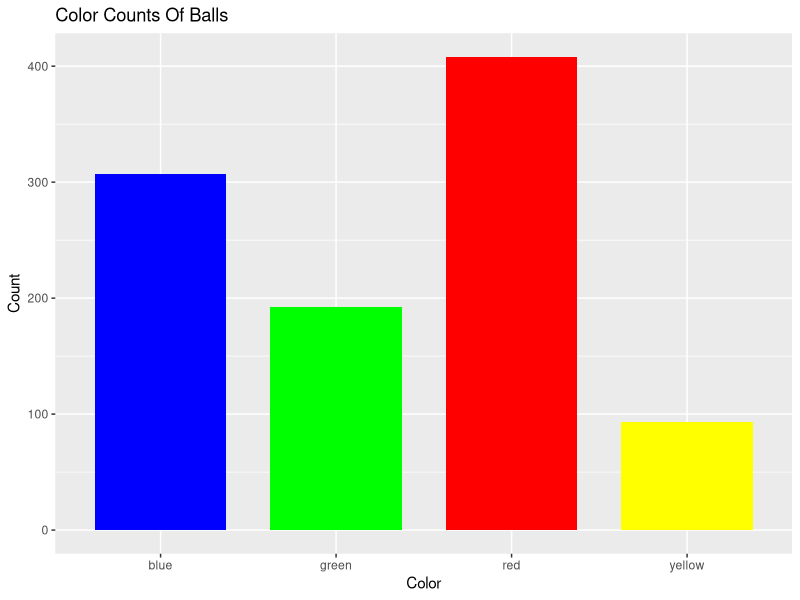
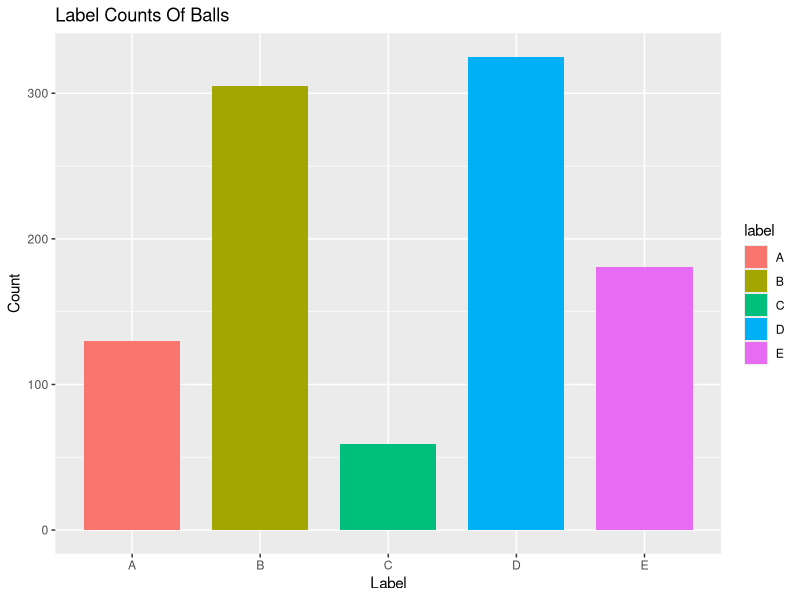
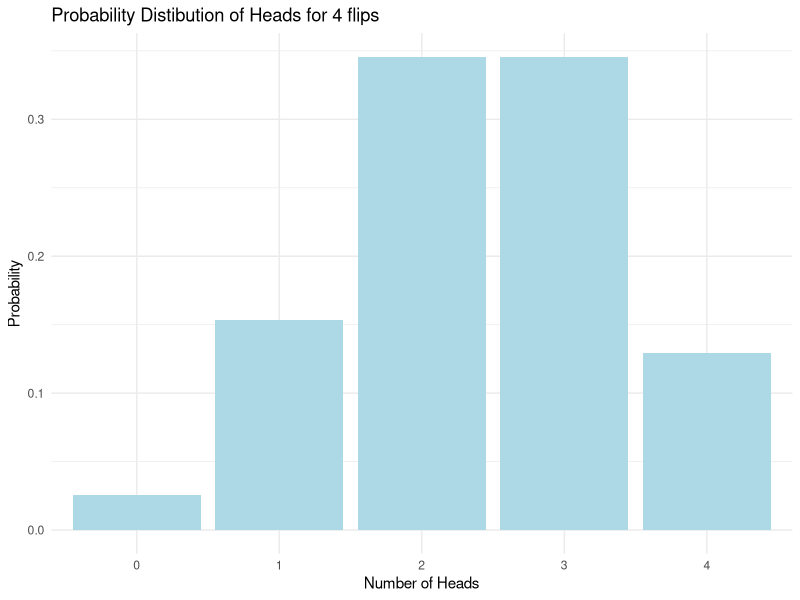

Recreate these plots in R, in order.
#Junchen Yi  Date: 23/10/2023 Class:ALY6000 70407
library(ggplot2)
library(dplyr)
#1.
ball <- read.csv("ball-dataset.csv")

#2.
freq_color <- table(ball$color)
freq_color <- data.frame(color = names(freq_color), counts = as.vector(freq_color))

#3.
freq_label <- table(ball$label)
freq_label <- data.frame(label = names(freq_label), counts = as.vector(freq_label))

#4.
color_mapping <- c("blue", "green", "red", "yellow")
ggplot(freq_color, aes(x = color, y = counts, fill = color_mapping)) +
  geom_bar(stat = "identity", width = 0.75) +
  scale_fill_identity()+
  labs(title = "Color Counts Of Balls") +
  xlab("Color") +
  ylab("Count")

#5.
ggplot(freq_label, aes(x = label, y = counts, fill = label)) +
  geom_bar(stat = "identity", width = 0.75) +
  labs(title = "Label Counts Of Balls") +
  xlab("Label") +
  ylab("Count")

#6.
total_balls <- nrow(ball)
green_balls <- sum(ball$color == "green")
prob6_result <- green_balls / total_balls

#7.
red_balls <- sum(ball$color == "red")
blue_balls <- sum(ball$color == "blue")
prob7_result <- (blue_balls + red_balls) / total_balls

#8.
label_a <- sum(ball$label == "A")
label_c <- sum(ball$label == "C")
prob8_result <- (label_a + label_c) / total_balls

#9.
yellow_d_balls <- sum(ball$label == "D" & ball$color == "yellow")
prob9_result <- yellow_d_balls / total_balls

#10.
# yellow_ball <- sum(ball$color == "yellow")
# label_d <- sum(ball$label == "D")
# yellow_rate <- yellow_ball / total_balls
# d_rate <- label_d / total_balls
d_or_yellow <- sum(ball$label == "D" | ball$color == "yellow")
prob10_result <- d_or_yellow / total_balls

#11.
prob11_result <- (blue_balls / total_balls) * (red_balls / (total_balls - 1))

#12.
prob12_result <- (green_balls / total_balls) * ((green_balls - 1) / (total_balls - 1)) * 
  ((green_balls - 2) / (total_balls - 2)) * ((green_balls - 3) / (total_balls - 3))

#13.
label_b <- sum(ball$label == "B")
prob13_result <- (red_balls / total_balls) * (label_b / total_balls)

#14.
factorial <- function(n){
  if(n < 0){
    return(-1)
  } else if(n == 0){
    return(1)
  } else {
    result <- 1
    for (i in 1:n) {
      result <- result * i
    }
    return(result)
  }
}
factorial(-5)
factorial(3)
factorial(0)
factorial(6)

#18.
coin <- c("H", "T")

# Use expand.grid to create all possible combinations of outcomes
coin_outcomes <- expand.grid(Flip1 = coin, Flip2 = coin,
                                Flip3 = coin, Flip4 = coin)

#19.
probability_heads <- 0.6
probability_tails <- 0.4

# Calculate the number of "H" in each row
coin_outcomes$number_of_heads <- rowSums(coin_outcomes == "H")
# Calculate the probability of each row
coin_outcomes <- coin_outcomes %>%
  mutate(
    probability = case_when(
      number_of_heads == 4 ~ 4 * 0.25,
      number_of_heads == 3 ~ 3 * 0.25,
      number_of_heads == 2 ~ 2 * 0.25,
      number_of_heads == 1 ~ 1 * 0.25,
      number_of_heads == 0 ~ 0 * 0.25,
      TRUE ~ NA 
    )
  )

#
# row_prob <- numeric(nrow(coin_outcomes))
# 
# for (i in 1:nrow(coin_outcomes)) {
#   if(i == 4) {
#     row_prob[i] <- 1
#   } else if(i == 3){
#     row_prob[i] <- 0.75
#   } else if(i == 2){
#     row_prob[i] <- 0.5
#   } else if(i == 1){
#     row_prob[i] <- 0.25
#   } else if(i == 0){
#     row_prob[i] <- 0
#   } 
# }
# coin_outcomes$probability <- row_prob


#20.
# In the following code, I have calculated the probability of each case,
# so I will not show the code here
# The probability of 0 heads: 0.0256
# The probability of 1 heads: 0.1536
# The probability of 2 heads: 0.3456
# The probability of 3 heads: 0.3456
# The probability of 4 heads: 0.1296

#21.
n_flips <- 4  # Number of coin flips
k_heads <- 3  # Number of heads desired
p <- 0.6      # Probability of heads

# Calculate the probability
prob21_result <- choose(n_flips, k_heads) * p^k_heads * (1 - p)^(n_flips - k_heads)

#22.
# probability of two heads
# probability_two_heads <- (probability_heads^2) * (probability_tails^2)
probability_two_heads <- choose(4, 2) * 0.6^2 * (1 - p)^(4 - 2)
# probability of four heads
probability_four_heads<- (probability_heads^4)
prob22_result <-  probability_two_heads + probability_four_heads

#23.
prob23_result <- 1 - probability_four_heads

#24.
probability_of_zero <- choose(4, 0) * 0.6^0 * (1 - p)^(4 - 0)
probability_of_one <- choose(4, 1) * 0.6^1 * (1 - p)^(4 - 1)
probability_of_three <- choose(4, 3) * 0.6^3 * (1 - p)^(4 - 3)

overall_outcome <- data.frame(Heads = c("0", "1", "2", "3", "4"),
                              Probability = c(probability_of_zero, 
                                              probability_of_one,
                                              probability_two_heads,
                                              probability_of_three,
                                              probability_four_heads))
ggplot(overall_outcome, aes(x = Heads, y = Probability)) +
  geom_bar(stat = "identity", width = 0.9, fill = "lightblue") +
  labs(title = "Probability Distibution of Heads for 4 flips") +
  xlab("Number of Heads") +
  ylab("Probability")+
  theme_minimal()

#25.
t = 10 # total number of games, didn't use
k_home = 5 # win 5 games at home
k_away = 5 # win 5 games away
home_prob = 0.75
away_prob = 0.5
# probability of winning 5 games at home
home_result <- choose(5, k_home) * (home_prob ^ k_home) * ((1 - home_prob) ^ (5 - k_home))
# probability of winning 5 games away
away_result <- choose(5, k_away) * (away_prob ^ k_away) * ((1 - away_prob) ^ (5 - k_away))
prob25_result <- home_result * away_result

#26.
# probability of winning one game at home
# one_game_home <- choose(5, 1) * (home_prob ^ 1) * ((1 - home_prob) ^ (5 - 1))
# one_game_away <- choose(5, 1) * (away_prob ^ 1) * ((1 - away_prob) ^ (5 - 1))
zero_game_home <- choose(5, 0) * (home_prob ^ 0) * ((1 - home_prob) ^ (5 - 0))
zero_game_away <- choose(5, 0) * (away_prob ^ 0) * ((1 - away_prob) ^ (5 - 0))
win_zero_game <- zero_game_home * zero_game_away
prob26_result <- 1 - win_zero_game

#27.
n_total_games <- 5
k_home_games <- 3
k_away_games <- 2
# Calculate the number of ways to pick three home games out of five
home_combination <- choose(n_total_games, k_home_games)
away_combination <- choose(n_total_games, k_away_games)
prob27_result <- home_combination * away_combination
